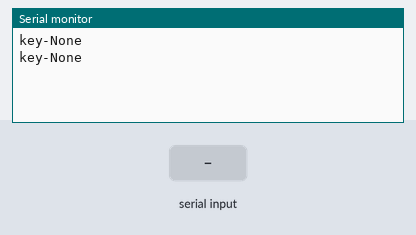
Bench run of a sketch on a simulated Arduino Leonardo, built with avr-gcc and run on an emulated ATmega32U4. Shown: the last lines printed to the serial monitor. The inputs (shaded band) are chosen by the test bench.

Above: at 2.2 s.
2.3 s: "1" received over Serial
At 3.5 s:
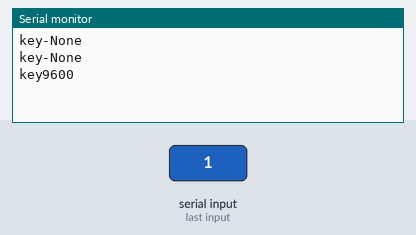
5.2 s: "1" received over the second serial link
At 6.1 s:
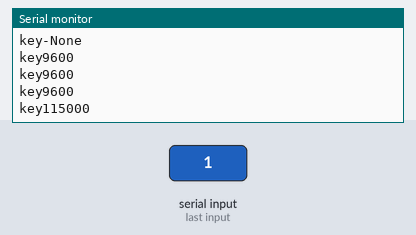

Measured:
- after the input at 2.3 s, the serial monitor: prints a new line after 0.50 s (image 1)
- after the input at 5.2 s, the serial monitor: prints a new line after 0.30 s (image 2)

The sketch:

esp.ino
```cpp
void setup()
{
  Serial.begin(9600);
  Serial1.begin(115200);
  delay(1000);
}

void loop()
{
  if (Serial1.available() > 0)
  {
    Serial1.println("key115000");
    Serial.println("key115000");
  }

  else if (Serial.available() > 0)
  {
    Serial1.println("key9600");
    Serial.println("key9600");
  }
  else
  {
    Serial1.println("key-None");
    Serial.println("key-None");
  }
  Serial1.flush();
  Serial.flush();
  delay(900);
}
```
